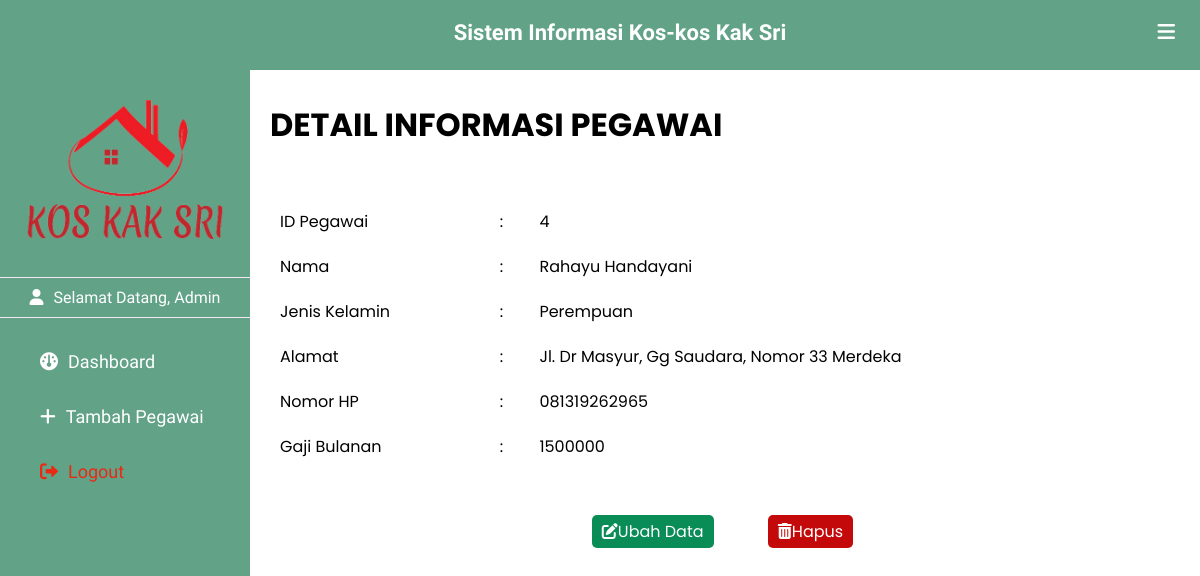
Page /detail_pegawai.php?id_pegawai=4 (signed in) on the committed database.
### tables this page shows
CREATE TABLE `pegawai` (
  `id_pegawai` int(11) NOT NULL,
  `nama_pegawai` varchar(50) NOT NULL,
  `alamat_pegawai` text NOT NULL,
  `jenis_kelamin` varchar(20) NOT NULL,
  `no_hp` varchar(14) NOT NULL,
  `gaji` int(11) NOT NULL
);

### connection.php (called while the page is built, shortened)
<?php
$server = "localhost";
$user = "root";
$pass = "";
$db_name = "db_final";
$conn = mysqli_connect($server, $user, $pass, $db_name);
function query($query) {
    global $conn;
    $result = mysqli_query($conn, $query);
    $rows = [];
    while($row = mysqli_fetch_assoc($result)){
        $rows[] = $row;
    }
    return $rows;
}
?>

### detail_pegawai.php (the view, shortened to what this page needs)
<?php
include 'connection.php';
$id = $_GET["id_pegawai"];
$pg = query("SELECT * FROM pegawai WHERE id_pegawai = $id")[0];
?>
<!DOCTYPE html>
<html lang="en">
<head>
    <link rel="stylesheet" href="https://cdnjs.cloudflare.com/ajax/libs/simple-icons/6.15.0/simpleicons.svg">
    <link href='https://unpkg.com/boxicons@2.1.2/css/boxicons.min.css' rel='stylesheet'>
    <link rel="stylesheet" href="https://cdnjs.cloudflare.com/ajax/libs/font-awesome/6.0.0/css/all.min.css">
    <link rel="stylesheet" href="myProjects/webProject/icofont/css/icofont.min.css">
    <link rel="stylesheet" href="css/style_detail.css">
</head>
<body>
    <header>
       <div class="left_area">
            <h3>Sistem Informasi Kos-kos Kak Sri</h3>
       </div>
       <div class="right_area">
            <i class="fa-solid fa-bars" id="btn"></i>
       </div>
    </header>
    <div class="sidebar">
        <div class="logo_profile">
            <img src="asset/kosmerah.png " class="logo" alt="" width="200px" >
        </div>
        <div class="menu">
            <p id="admin"><i class="fa-solid fa-user"></i><span>Selamat Datang, Admin</span></p>
            <a href="index.php"><i class="fa-solid fa-gauge"></i><span>Dashboard</span></a>
            <a href="tambah_data.php"><i class="fa-solid fa-plus"></i><span>Tambah Pegawai</span></a>
            <a href="controller/logout.php" id="logout"><i class="fa-solid fa-right-from-bracket"></i><span>Logout</span></a>
        </div>
    </div>
    <div class="content">
        <h1>DETAIL INFORMASI PEGAWAI</h1>
      <table border="0" border-collapse="collapse" width="100%" id="detailTable">
       <tr>
        <td>ID Pegawai</td>
        <td>:</td>
        <td><?php echo $pg["id_pegawai"] ?></td>
       </tr>
       <tr>
        <td>Nama</td>
        <td>:</td>
        <td><?php echo $pg["nama_pegawai"] ?></td>
       </tr>
        <td>Jenis Kelamin</td>
        <td>:</td>
        <td><?php echo $pg["jenis_kelamin"] ?></td>
       <tr>
        <td>Alamat</td>
        <td>:</td>
        <td><?php echo $pg["alamat_pegawai"] ?></td>
       </tr>
       <tr>
        <td>Nomor HP</td>
        <td>:</td>
        <td><?php echo $pg["no_hp"] ?></td>
       </tr>
       <tr>
        <td>Gaji Bulanan</td>
        <td>:</td>
        <td><?php echo $pg["gaji"] ?></td>
       </tr>
      </table>
      <div class="tombol">
        <a href="ubah_pegawai.php?id_pegawai=<?php echo $pg["id_pegawai"]; ?>" id="tbl-ubah"><i class="fa-solid fa-pen-to-square"></i>Ubah Data</a>
        <a href="controller/hapus_pegawai.php?id_pegawai=<?php echo $pg["id_pegawai"]; ?>" id="tbl-hapus"><i class="fa-solid fa-trash-can"></i>Hapus</a>
      </div>
    </div>
</body>
</html>

### css/css/style_detail.css (style rules this page uses)
body { margin: 0; padding: 0; font-family: "Poppins", sans-serif; overflow-x: hidden; }
header { position: fixed; background: #62A388; padding: 20px; width: 100%; height: 30px; }
.left_area h3 { color: #fff; margin: 0; font-size: 22px; font-weight: 900; text-align: center; font-family: "Philosopher", sans-serif; }
#btn { padding: 5px; float: right; color: #fff; margin-top: -28px; font-size: 20px; margin-right: 40px; }
#admin { padding-top: 10px; padding-bottom: 10px; color: #fff; border-top: 1px solid #fefe; border-bottom: 1px solid #fefe; text-align: center; }
.sidebar { background: #62A388; padding-top: 30px; position: fixed; left: 0; width: 250px; height: 100%; margin-top: 70px; transition: all 0.5s ease; font-family: "El Messiri", sans-serif; overflow-y: auto; }
.logo_profile { display: flex; flex-direction: column; justify-content: center; align-items: center; }
.sidebar .logo { margin-bottom: 10px; transition: all 0.5s ease; }
.sidebar a { color: #fff; display: block; width: 100%; line-height: 55px; text-decoration: none; padding-left: 40px; box-sizing: border-box; font-size: 18px; font-family: "Poppins", sans-serif; }
.sidebar a span { font-family: "El Messiri", sans-serif; }
.sidebar i { padding-right: 10px; }
.sidebar #logout { color: rgb(233, 41, 20); }
.content { padding-top: 80px; padding-left: 270px; margin-right: 25px; transition: all 0.5s ease; text-align: justify; }
.content table#detailTable { margin-top: 50px; border-collapse: collapse; border: none; margin-bottom: 50px; }
.content table#detailTable tr td { padding: 10px; }
.content .tombol { text-align: center; }
.content .tombol #tbl-ubah { background-color: #098c55; padding: 4px 10px; border-radius: 5px; color: #fff; padding: 5px 10px; text-decoration: none; }
.content #tbl-hapus { background-color: #c30909; padding: 4px 10px; border-radius: 5px; color: #fff; padding: 5px 10px; margin-left: 50px; text-decoration: none; }

### rows in the picture
pegawai: id_pegawai "4", nama_pegawai "Rahayu Handayani", jenis_kelamin "Perempuan", alamat_pegawai "Jl. Dr Masyur, Gg Saudara, Nomor 33 Merdeka", no_hp "081319262965", gaji "1500000"
